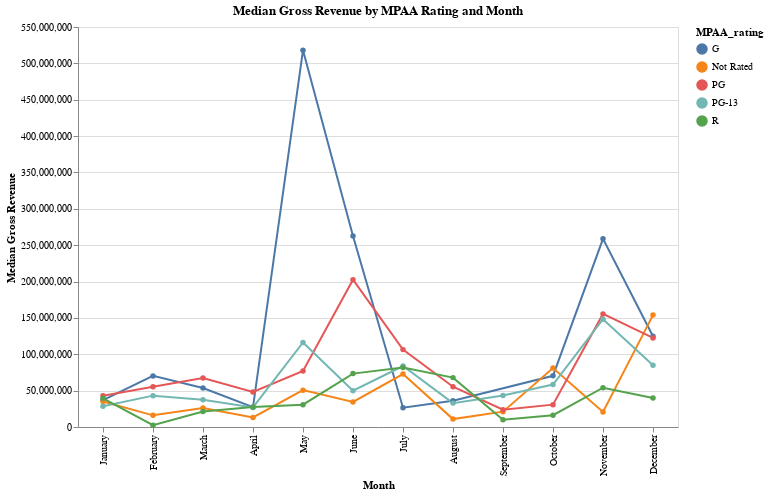

This figure's notebook cell:
### Code cell
month_order = [
    "January",
    "February",
    "March",
    "April",
    "May",
    "June",
    "July",
    "August",
    "September",
    "October",
    "November",
    "December",
]

mpaa_month_plot = (
    alt.Chart(mpaa_month_gross_median)
    .mark_line(point=True)
    .encode(
        x=alt.X("month:N", sort=month_order, title="Month"),
        y=alt.Y("median_gross:Q", title="Median Gross Revenue"),
        color=alt.Color(
            "MPAA_rating:N", title="MPAA_rating"
        ),  # Different color for each rating
        tooltip=["mpaa_rating:N", "month:N", "median_gross:Q"],
    )
    .properties(
        width=600, height=400, title="Median Gross Revenue by MPAA Rating and Month"
    )
)

mpaa_month_plot

### Figure 1 — Vega-Lite specification as saved in the notebook (floating-point values rounded to 4 significant figures)
{"config": {"view": {"continuousWidth": 300, "continuousHeight": 300}}, "data": {"name": "data-a3727a7e6e49e1102b14e8a07f0925ac"}, "mark": {"type": "line", "point": true}, "encoding": {"color": {"field": "MPAA_rating", "title": "MPAA_rating", "type": "nominal"}, "tooltip": [{"field": "mpaa_rating", "type": "nominal"}, {"field": "month", "type": "nominal"}, {"field": "median_gross", "type": "quantitative"}], "x": {"field": "month", "sort": ["January", "February", "March", "April", "May", "June", "July", "August", "September", "October", "November", "December"], "title": "Month", "type": "nominal"}, "y": {"field": "median_gross", "title": "Median Gross Revenue", "type": "quantitative"}}, "height": 400, "title": "Median Gross Revenue by MPAA Rating and Month", "width": 600, "$schema": "https://vega.github.io/schema/vega-lite/v5.20.1.json", "datasets": {"data-a3727a7e6e49e1102b14e8a07f0925ac": [{"MPAA_rating": "G", "month": "April", "median_gross": 27240000.0}, {"MPAA_rating": "G", "month": "August", "median_gross": 36110000.0}, {"MPAA_rating": "G", "month": "December", "median_gross": 124800000.0}, {"MPAA_rating": "G", "month": "February", "median_gross": 70270000.0}, {"MPAA_rating": "G", "month": "January", "median_gross": 36980000.0}, {"MPAA_rating": "G", "month": "July", "median_gross": 26510000.0}, {"MPAA_rating": "G", "month": "June", "median_gross": 262800000.0}, {"MPAA_rating": "G", "month": "March", "median_gross": 53550000.0}, {"MPAA_rating": "G", "month": "May", "median_gross": 518100000.0}, {"MPAA_rating": "G", "month": "November", "median_gross": 258700000.0}, {"MPAA_rating": "G", "month": "October", "median_gross": 70410000.0}, {"MPAA_rating": "Not Rated", "month": "April", "median_gross": 13070000.0}, {"MPAA_rating": "Not Rated", "month": "August", "median_gross": 10870000.0}, {"MPAA_rating": "Not Rated", "month": "December", "median_gross": 153900000.0}, {"MPAA_rating": "Not Rated", "month": "February", "median_gross": 16030000.0}, {"MPAA_rating": "Not Rated", "month": "January", "median_gross": 35010000.0}, {"MPAA_rating": "Not Rated", "month": "July", "median_gross": 72850000.0}, {"MPAA_rating": "Not Rated", "month": "June", "median_gross": 34470000.0}, {"MPAA_rating": "Not Rated", "month": "March", "median_gross": 26060000.0}, {"MPAA_rating": "Not Rated", "month": "May", "median_gross": 50690000.0}, {"MPAA_rating": "Not Rated", "month": "November", "median_gross": 20640000.0}, {"MPAA_rating": "Not Rated", "month": "October", "median_gross": 80990000.0}, {"MPAA_rating": "Not Rated", "month": "September", "median_gross": 21080000.0}, {"MPAA_rating": "PG", "month": "April", "median_gross": 48130000.0}, {"MPAA_rating": "PG", "month": "August", "median_gross": 55440000.0}, {"MPAA_rating": "PG", "month": "December", "median_gross": 122500000.0}, {"MPAA_rating": "PG", "month": "February", "median_gross": 55460000.0}, {"MPAA_rating": "PG", "month": "January", "median_gross": 42940000.0}, {"MPAA_rating": "PG", "month": "July", "median_gross": 106400000.0}, {"MPAA_rating": "PG", "month": "June", "median_gross": 202500000.0}, {"MPAA_rating": "PG", "month": "March", "median_gross": 67260000.0}, {"MPAA_rating": "PG", "month": "May", "median_gross": 77040000.0}, {"MPAA_rating": "PG", "month": "November", "median_gross": 155500000.0}, {"MPAA_rating": "PG", "month": "October", "median_gross": 30740000.0}, {"MPAA_rating": "PG", "month": "September", "median_gross": 23810000.0}, {"MPAA_rating": "PG-13", "month": "April", "median_gross": 26960000.0}, {"MPAA_rating": "PG-13", "month": "August", "median_gross": 32830000.0}, {"MPAA_rating": "PG-13", "month": "December", "median_gross": 84760000.0}, {"MPAA_rating": "PG-13", "month": "February", "median_gross": 43110000.0}, {"MPAA_rating": "PG-13", "month": "January", "median_gross": 28480000.0}, {"MPAA_rating": "PG-13", "month": "July", "median_gross": 83840000.0}, {"MPAA_rating": "PG-13", "month": "June", "median_gross": 49950000.0}, {"MPAA_rating": "PG-13", "month": "March", "median_gross": 37330000.0}, {"MPAA_rating": "PG-13", "month": "May", "median_gross": 116200000.0}, {"MPAA_rating": "PG-13", "month": "November", "median_gross": 148200000.0}, {"MPAA_rating": "PG-13", "month": "October", "median_gross": 58350000.0}, {"MPAA_rating": "PG-13", "month": "September", "median_gross": 43360000.0}, {"MPAA_rating": "R", "month": "April", "median_gross": 27450000.0}, {"MPAA_rating": "R", "month": "August", "median_gross": 67900000.0}, {"MPAA_rating": "R", "month": "December", "median_gross": 39880000.0}, {"MPAA_rating": "R", "month": "February", "median_gross": 2562000.0}, {"MPAA_rating": "R", "month": "January", "median_gross": 39470000.0}, {"MPAA_rating": "R", "month": "July", "median_gross": 81690000.0}, {"MPAA_rating": "R", "month": "June", "median_gross": 73420000.0}, {"MPAA_rating": "R", "month": "March", "median_gross": 21260000.0}, {"MPAA_rating": "R", "month": "May", "median_gross": 30670000.0}, {"MPAA_rating": "R", "month": "November", "median_gross": 54060000.0}, {"MPAA_rating": "R", "month": "October", "median_gross": 16240000.0}, {"MPAA_rating": "R", "month": "September", "median_gross": 9908000.0}]}}
